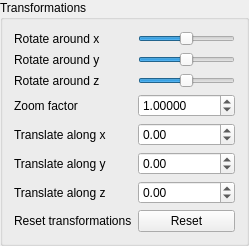
    <widget class="QGroupBox" name="groupBox">
     <property name="sizeIncrement">
      <size>
       <width>0</width>
       <height>0</height>
      </size>
     </property>
     <property name="title">
      <string>Transformations</string>
     </property>
     <layout class="QVBoxLayout" name="verticalLayout_2">
      <item>
       <layout class="QFormLayout" name="formLayout">
        <item row="0" column="0">
         <widget class="QLabel" name="label">
          <property name="text">
           <string>Rotate around x</string>
          </property>
          <property name="buddy">
           <cstring>rotate_x_slider</cstring>
          </property>
         </widget>
        </item>
        <item row="0" column="1">
         <widget class="QSlider" name="rotate_x_slider">
          <property name="minimum">
           <number>-180</number>
          </property>
          <property name="maximum">
           <number>180</number>
          </property>
          <property name="orientation">
           <enum>Qt::Horizontal</enum>
          </property>
         </widget>
        </item>
        <item row="1" column="0">
         <widget class="QLabel" name="label_2">
          <property name="text">
           <string>Rotate around y</string>
          </property>
          <property name="buddy">
           <cstring>rotate_y_slider</cstring>
          </property>
         </widget>
        </item>
        <item row="1" column="1">
         <widget class="QSlider" name="rotate_y_slider">
          <property name="minimum">
           <number>-180</number>
          </property>
          <property name="maximum">
           <number>180</number>
          </property>
          <property name="orientation">
           <enum>Qt::Horizontal</enum>
          </property>
         </widget>
        </item>
        <item row="2" column="0">
         <widget class="QLabel" name="label_3">
          <property name="text">
           <string>Rotate around z</string>
          </property>
          <property name="buddy">
           <cstring>rotate_z_slider</cstring>
          </property>
         </widget>
        </item>
        <item row="2" column="1">
         <widget class="QSlider" name="rotate_z_slider">
          <property name="minimum">
           <number>-180</number>
          </property>
          <property name="maximum">
           <number>180</number>
          </property>
          <property name="orientation">
           <enum>Qt::Horizontal</enum>
          </property>
         </widget>
        </item>
        <item row="3" column="0">
         <widget class="QLabel" name="label_4">
          <property name="text">
           <string>Zoom factor</string>
          </property>
          <property name="buddy">
           <cstring>zoom_factor_spin_box</cstring>
          </property>
         </widget>
        </item>
        <item row="3" column="1">
         <widget class="QDoubleSpinBox" name="zoom_factor_spin_box">
          <property name="toolTip">
           <string/>
          </property>
          <property name="decimals">
           <number>5</number>
          </property>
          <property name="minimum">
           <double>0.000100000000000</double>
          </property>
          <property name="maximum">
           <double>10000.000000000000000</double>
          </property>
          <property name="singleStep">
           <double>0.100000000000000</double>
          </property>
          <property name="value">
           <double>1.000000000000000</double>
          </property>
         </widget>
        </item>
        <item row="4" column="0">
         <widget class="QLabel" name="label_5">
          <property name="text">
           <string>Translate along x</string>
          </property>
          <property name="buddy">
           <cstring>trans_x_spin_box</cstring>
          </property>
         </widget>
        </item>
        <item row="4" column="1">
         <widget class="QDoubleSpinBox" name="trans_x_spin_box">
          <property name="minimum">
           <double>-100.000000000000000</double>
          </property>
          <property name="maximum">
           <double>100.000000000000000</double>
          </property>
          <property name="singleStep">
           <double>0.100000000000000</double>
          </property>
         </widget>
        </item>
        <item row="5" column="0">
         <widget class="QLabel" name="label_6">
          <property name="text">
           <string>Translate along y</string>
          </property>
          <property name="buddy">
           <cstring>trans_y_spin_box</cstring>
          </property>
         </widget>
        </item>
        <item row="5" column="1">
         <widget class="QDoubleSpinBox" name="trans_y_spin_box">
          <property name="minimum">
           <double>-100.000000000000000</double>
          </property>
          <property name="maximum">
           <double>100.000000000000000</double>
          </property>
          <property name="singleStep">
           <double>0.100000000000000</double>
          </property>
         </widget>
        </item>
        <item row="6" column="0">
         <widget class="QLabel" name="label_7">
          <property name="text">
           <string>Translate along z</string>
          </property>
          <property name="buddy">
           <cstring>trans_z_spin_box</cstring>
          </property>
         </widget>
        </item>
        <item row="6" column="1">
         <widget class="QDoubleSpinBox" name="trans_z_spin_box">
          <property name="minimum">
           <double>-100.000000000000000</double>
          </property>
          <property name="maximum">
           <double>100.000000000000000</double>
          </property>
          <property name="singleStep">
           <double>0.100000000000000</double>
          </property>
         </widget>
        </item>
        <item row="7" column="0">
         <widget class="QLabel" name="label_8">
          <property name="text">
           <string>Reset transformations</string>
          </property>
         </widget>
        </item>
        <item row="7" column="1">
         <widget class="QPushButton" name="resetButton">
          <property name="text">
           <string>Reset</string>
          </property>
         </widget>
        </item>
       </layout>
      </item>
     </layout>
    </widget>
